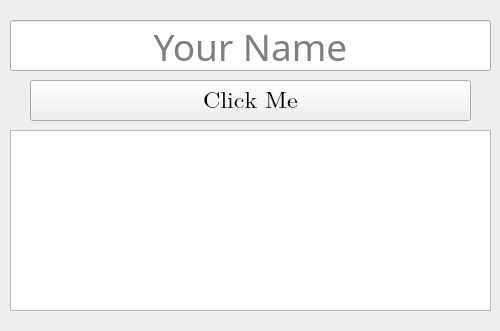
<?xml version="1.0" encoding="UTF-8"?>
<ui version="4.0">
 <class>Form</class>
 <widget class="QWidget" name="Form">
  <property name="geometry">
   <rect>
    <x>0</x>
    <y>0</y>
    <width>500</width>
    <height>331</height>
   </rect>
  </property>
  <property name="windowTitle">
   <string>Form</string>
  </property>
  <widget class="QPushButton" name="btn">
   <property name="geometry">
    <rect>
     <x>30</x>
     <y>80</y>
     <width>441</width>
     <height>41</height>
    </rect>
   </property>
   <property name="font">
    <font>
     <family>Cambria Math</family>
     <pointsize>18</pointsize>
    </font>
   </property>
   <property name="cursor">
    <cursorShape>PointingHandCursor</cursorShape>
   </property>
   <property name="mouseTracking">
    <bool>true</bool>
   </property>
   <property name="text">
    <string>Click Me</string>
   </property>
  </widget>
  <widget class="QLineEdit" name="input">
   <property name="geometry">
    <rect>
     <x>10</x>
     <y>20</y>
     <width>481</width>
     <height>51</height>
    </rect>
   </property>
   <property name="font">
    <font>
     <family>Ink Free</family>
     <pointsize>28</pointsize>
    </font>
   </property>
   <property name="toolTip">
    <string/>
   </property>
   <property name="statusTip">
    <string/>
   </property>
   <property name="text">
    <string/>
   </property>
   <property name="alignment">
    <set>Qt::AlignCenter</set>
   </property>
   <property name="placeholderText">
    <string>Your Name</string>
   </property>
   <property name="clearButtonEnabled">
    <bool>true</bool>
   </property>
  </widget>
  <widget class="QTextEdit" name="output">
   <property name="geometry">
    <rect>
     <x>10</x>
     <y>130</y>
     <width>481</width>
     <height>181</height>
    </rect>
   </property>
   <property name="font">
    <font>
     <family>Script</family>
     <pointsize>28</pointsize>
     <weight>75</weight>
     <bold>true</bold>
    </font>
   </property>
   <property name="cursor" stdset="0">
    <cursorShape>ForbiddenCursor</cursorShape>
   </property>
   <property name="statusTip">
    <string>Display only...</string>
   </property>
   <property name="readOnly">
    <bool>true</bool>
   </property>
   <property name="placeholderText">
    <string/>
   </property>
  </widget>
 </widget>
 <resources/>
 <connections/>
</ui>
